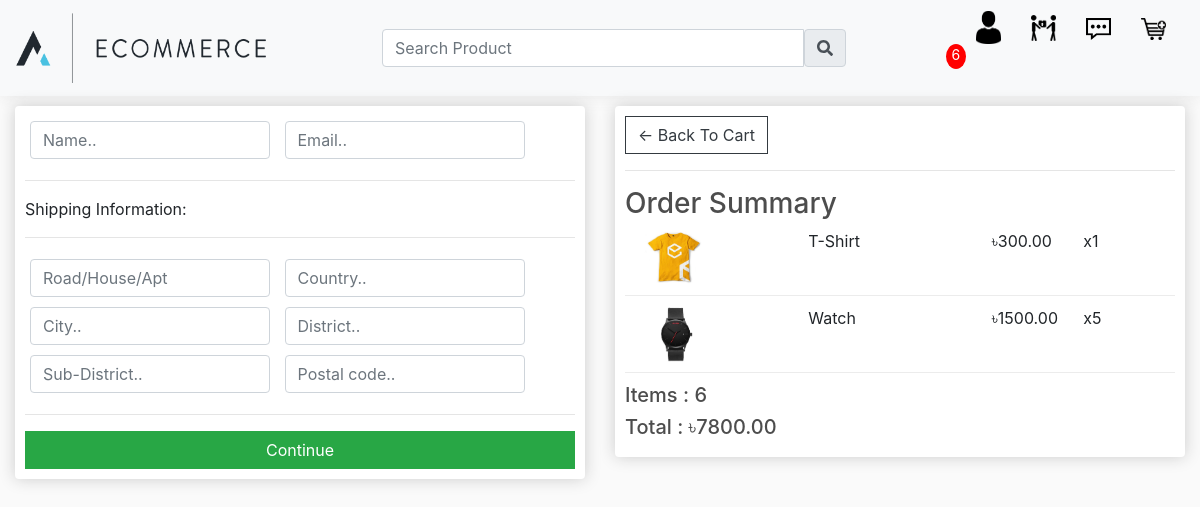
/checkout/ (signed in), run on an earlier commit of the app's database.
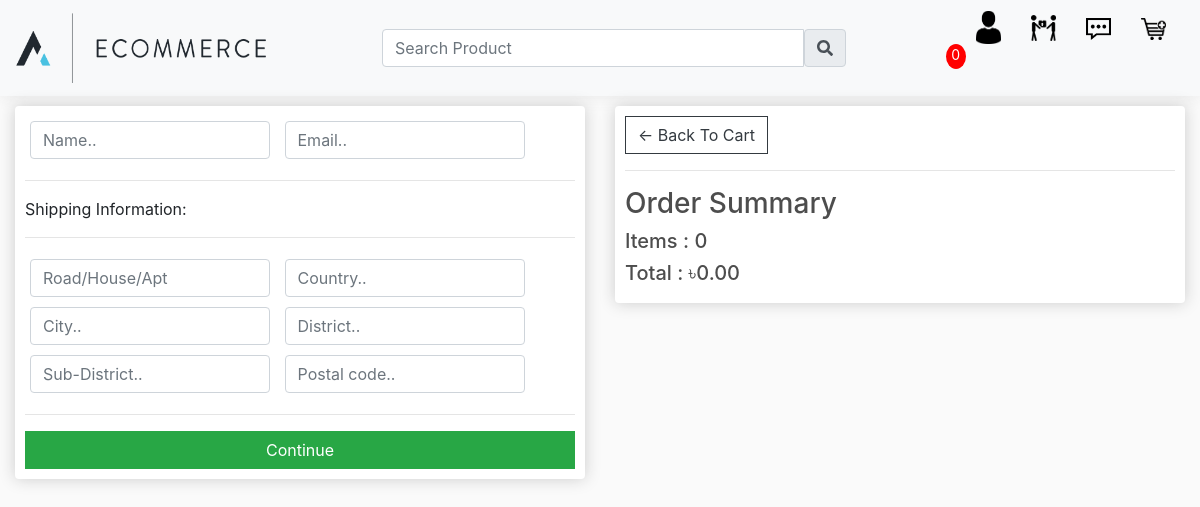
And on a later commit of the database.
### store/models.py (models this page shows, shortened)
class OrderItem(models.Model):
    product = models.ForeignKey(Product, on_delete=models.SET_NULL, blank=True, null=True)
    order = models.ForeignKey(Order, on_delete=models.SET_NULL, blank=True, null=True)
    quantity = models.IntegerField(default=0, blank=True, null=True)
    date_added = models.DateTimeField(auto_now_add=True)
    @property
    def get_total(self):
        total = self.product.price * self.quantity
        return total

class Product(models.Model):
    name = models.CharField(max_length=200, null=True)
    price = models.FloatField()
    image = models.ImageField(blank=True, null=True)
    digital = models.BooleanField(default=False, blank=True, null=True)
    @property
    def imageURL(self):
        try:
            url = self.image.url
        except:
            url = ''
        return url

class Order(models.Model):
    customer = models.ForeignKey(Customer, on_delete=models.SET_NULL, blank=True, null=True)
    date_ordered = models.DateTimeField(auto_now_add=True)
    complete = models.BooleanField(default=False)
    transaction_id = models.CharField(max_length=100, null=True)
    @property
    def get_cart_total(self):
        order_items = self.orderitem_set.all()
        total = sum(item.get_total for item in order_items)
        return total
    @property
    def get_cart_items(self):
        order_items = self.orderitem_set.all()
        total = sum(item.quantity for item in order_items)
        return total
    @property
    def shipping(self):
        shipping = False
        orderitems = self.orderitem_set.all()
        for order in orderitems:
            if order.product.digital == False:
                shipping = True
            return shipping

### store/views.py (the view)
# urls.py: path('checkout/', views.checkout, name='checkout'),
def checkout(request):
    if request.user.is_authenticated:
        customer = request.user.customer
        order, created = Order.objects.get_or_create(customer=customer, complete=False)
        items = order.orderitem_set.all()
        cartItems = order.get_cart_items
    else:
        items = []
        order = {'get_cart_item': 0, 'get_cart_total': 0}
        cartItems = order['get_cart_items']
    context = {'items': items, 'order': order, 'cartItems': cartItems, 'shipping': False}
    return render(request, 'store/checkout.html', context)

### store/templates/store/checkout.html (shortened to what this page needs)
{% extends 'store/main.html' %}
{% load static %}
{% block content %}
    <div class="container-fluid">
        <div class="row">
            <div class="col-lg-6">
                <div class="box-element" id="form-wrapper">
                    <form id="form">
                        <div id="user-info">
                            <div class="form-field">
                                <input required class="form-control" type="text" name="name" placeholder="Name..">
                            </div>
                            <div class="form-field">
                                <input required class="form-control" type="email" name="email" placeholder="Email..">
                            </div>
                        </div>
                        <div id="shipping-info">
                            <hr>
                            <p>Shipping Information:</p>
                            <hr>
                            <div class="form-field">
                                <input class="form-control" type="text" name="address" placeholder="Road/House/Apt">
                            </div>
                            <div class="form-field">
                                <input class="form-control" type="text" name="country" placeholder="Country..">
                            </div>
                            <div class="form-field">
                                <input class="form-control" type="text" name="city" placeholder="City..">
                            </div>
                            <div class="form-field">
                                <input class="form-control" type="text" name="district" placeholder="District..">
                            </div>
                            <div class="form-field">
                                <input class="form-control" type="text" name="subdistrict" placeholder="Sub-District..">
                            </div>
                            <div class="form-field">
                                <input class="form-control" type="text" name="postalcode" placeholder="Postal code..">
                            </div>
                        </div>
                        <hr>
                        <input id="form-button" class="btn btn-success btn-block" type="submit" value="Continue">
                    </form>
                </div>
                <br>
            </div>
            <div class="col-lg-6">
                <div class="box-element">
                    <a class="btn btn-outline-dark" href="{% url 'cart' %}">&#x2190; Back To Cart</a>
                    <hr>
                    <h3>Order Summary</h3>
                    {% for item in items %}
                    <div class="cart-row">
                        <div style="flex:2"><img class="row-image" src="{{ item.product.imageURL }}"></div>
                        <div style="flex:2"><p>{{ item.product.name}}</p></div>
                        <div style="flex:1"><p>৳{{ item.product.price | floatformat:2}}</p></div>
                        <div style="flex:1"><p>x{{ item.quantity }}</p></div>
                    </div>
                    {% endfor %}
                    <h5>Items : {{ order.get_cart_items }}</h5>
                    <h5>Total : ৳{{ order.get_cart_total | floatformat:2}}</h5>
                </div>
            </div>
        </div>
    </div>
{% endblock content %}

What changed in the data, as far as the page shows it:
removed OrderItem: product.imageURL (picture), product.name "T-Shirt", product.price "300.00", quantity "1"
removed OrderItem: product.imageURL (picture), product.name "Watch", product.price "1500.00", quantity "5"
no longer on this page (row edited): Order: get_cart_items "6", get_cart_total "7800.00"
added Order: get_cart_items "0", get_cart_total "0.00"
Also different on the page:
{{ cartItems }}: "6" → "0"
